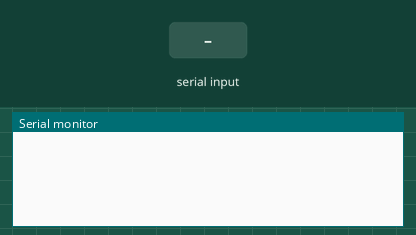
Recording of a sketch running on a simulated Arduino Uno, built with avr-gcc and run on an emulated ATmega328P. Parts: the last lines printed to the serial monitor. The test bench sets the inputs (shaded band).

Above: at 1.2 s.
1.3 s: "90,45\n" received over Serial
At 2.2 s:
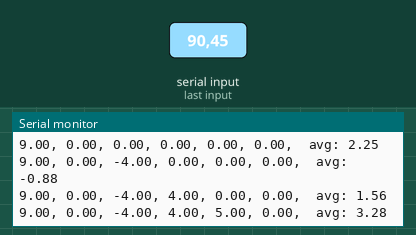
2.8 s: "30,150\n" received over Serial
At 4.2 s:
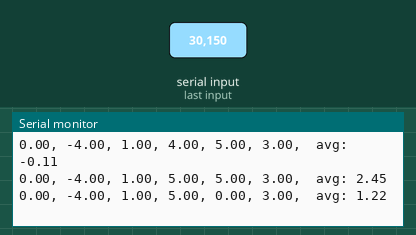
Timing chart, 0 to 5.8 s (numbered marks = the images above; inputs shaded):
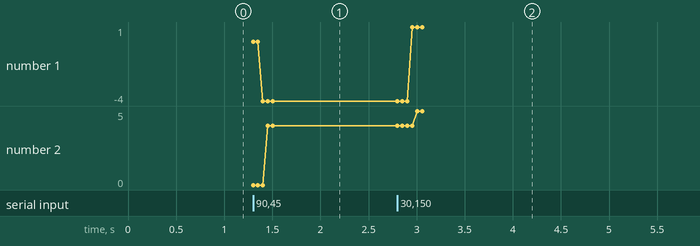

Measured:
- after the input at 1.3 s, the serial monitor: prints a new line at once (image 1)
- after the input at 2.8 s, the serial monitor: prints a new line at once (image 2)
- plotted number 1: -4 → 1 after the input at 2.8 s

The sketch:

stack_test.ino
```cpp
#define ERROR_ARRAY_SIZE 5

double errors[ERROR_ARRAY_SIZE];
int pos = 0;

void addError(double error){
  errors[pos] = error;
  pos = (pos+1)%(ERROR_ARRAY_SIZE+1);
}

double avg(double errors[ERROR_ARRAY_SIZE]){
  double avg = 0;
  for (int i = 0; i <= ERROR_ARRAY_SIZE; i++) {
    avg += errors[i];
  }
  return avg/(ERROR_ARRAY_SIZE+1);
}

double prev_avg = 0;

void setup() {
  Serial.begin(9600);
}

void loop() {

}

void serialEvent() {
  if (Serial.available()) {
    double incomingByte = Serial.read();
    if(incomingByte != 10){
      double newError = incomingByte - 48;
      addError(newError);
//      Serial.println(newError);
      for (int i = 0; i <= ERROR_ARRAY_SIZE; i++) {
        Serial.print(errors[i]);
        Serial.print(", ");
      }
      Serial.print(" avg: ");
      prev_avg = (prev_avg+newError)/2;
      Serial.print(prev_avg);
      //Serial.print(avg(errors));
      Serial.println();

    }
  }
}
```
